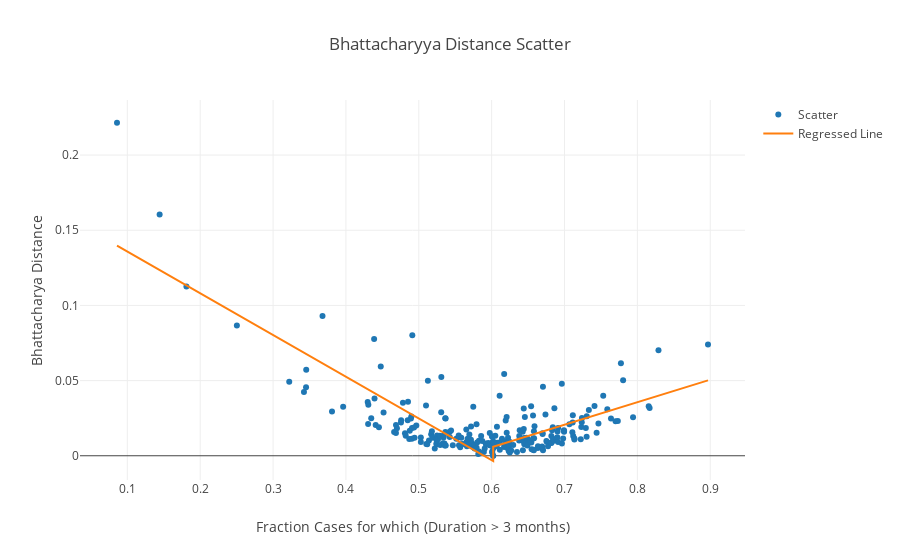

The cell this chart's notebook holds for it:
### Code cell
df1 = pd.read_csv('Bhatt_value_90_lesser_regress.csv')
df2 = pd.read_csv('Bhatt_value_90_greater_regress.csv')

df = pd.concat([df1, df2])
df.reset_index(drop=True, inplace=True)
del df['Unnamed: 0']
# print (df)

trace1 = go.Scatter(
    x = df['Metric'],
    y = df['Distance_Metric'],
    mode = 'markers',
    name = 'Scatter'
)

trace2 = go.Scatter(
    x = df['Metric'],
    y = df['Regress_Output'],
    mode = 'lines',
    name = 'Regressed Line'
)

data = [trace1, trace2]

py.offline.init_notebook_mode(connected=True)

xaxis=dict(title='x Axis')

py.offline.iplot({
    "data": data,
    "layout": go.Layout(title="Bhattacharyya Distance Scatter", xaxis=dict(title='Fraction Cases for which (Duration > 3 months)'), yaxis=dict(title='Bhattacharya Distance'))},
    image ='png',
    image_width = 1000,
    image_height = 600
)

### Figure 1 — Plotly figure (JSON) as saved in the notebook; plotly's stock layout.template omitted (floating-point values rounded to 4 significant figures; data arrays with more than 128 entries replaced by an {"elided": "..."} marker saying what was removed)
{"data": [{"mode": "markers", "name": "Scatter", "type": "scatter", "x": {"elided": "245 float values"}, "y": {"elided": "245 float values"}}, {"mode": "lines", "name": "Regressed Line", "type": "scatter", "x": {"elided": "245 float values"}, "y": {"elided": "245 float values"}}], "layout": {"title": "Bhattacharyya Distance Scatter", "xaxis": {"title": "Fraction Cases for which (Duration > 3 months)"}, "yaxis": {"title": "Bhattacharya Distance"}}}
